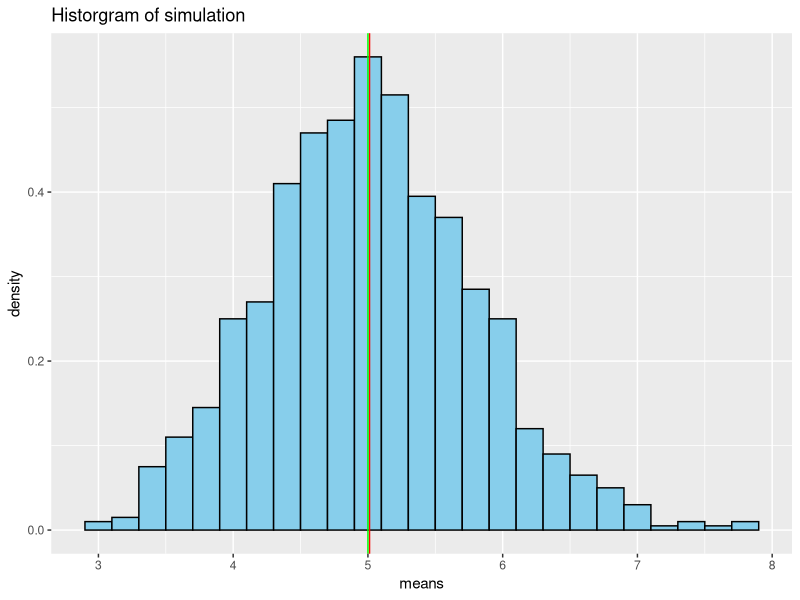
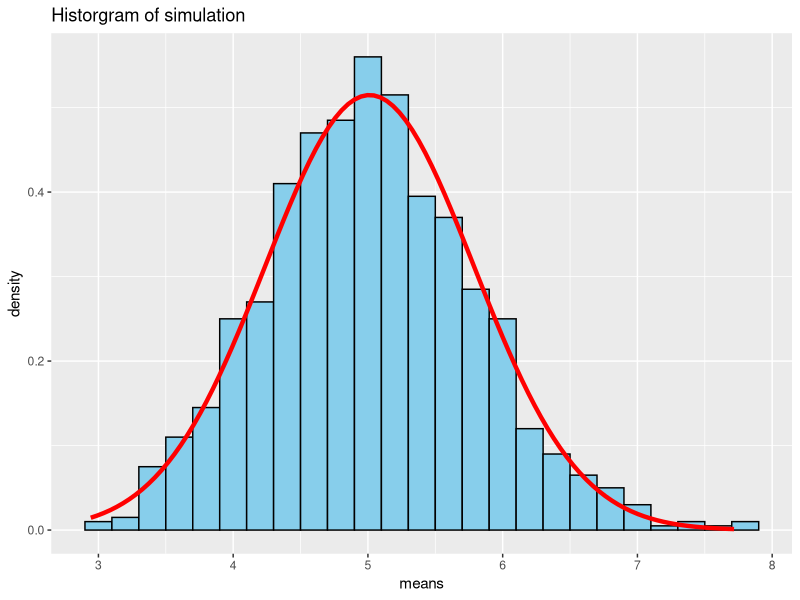

R code for these plots, in order:
## ---- chunk 1
library(ggplot2)
library(dplyr)
## ---- chunk 2
set.seed(123)
n=40
lambda = 0.2
sim<-1000
expmean<-1/lambda
expsd<-1/lambda
mns = NULL
for (i in 1 : 1000) mns = c(mns, mean(rexp(n,lambda)))-> expsim
expsim<-as.data.frame(expsim)
## ---- chunk 3
ggplot(expsim,aes(x=expsim))+geom_histogram(aes(y=..density..),binwidth = lambda,color='black',fill='skyblue')+
  labs(x='means',title='Historgram of simulation ')+
  geom_vline(aes(xintercept=mean(expsim)),color="red")+
  geom_vline(aes(xintercept=expmean),color="green")

## ---- chunk 4
simulation_mean<-mean(expsim$expsim)
theoretical_mean<-expmean
simulation_var<-(sd(expsim$expsim))^2
theoratical_var<-(expsd/sqrt(n))^2
comparsion<-data.frame('simulation'=c(simulation_mean,simulation_var),
                       'theoratical'=c(theoretical_mean,theoratical_var),
                       row.names = c('mean','variance'))
comparsion
## ---- chunk 5
ggplot(expsim,aes(x=expsim))+geom_histogram(aes(y=..density..),binwidth = lambda,color='black',fill='skyblue')+
  labs(x='means',title='Historgram of simulation ')+
  stat_function(fun = dnorm,args = list(mean=simulation_mean,sd=sqrt(simulation_var)),color='red',size=1.5)
